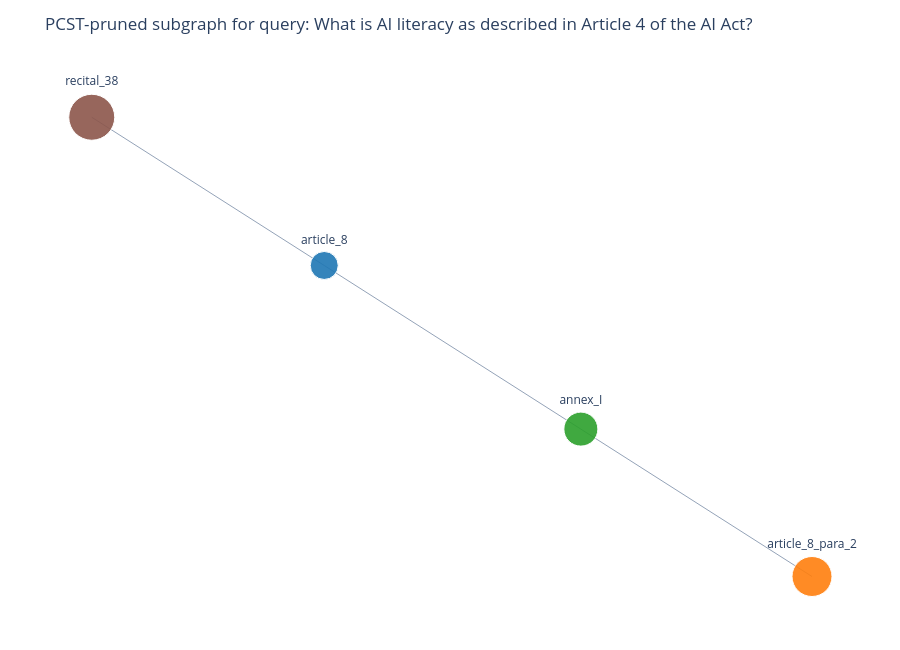

Notebook code cell kept with this figure:
### Code cell
qwen_pruned["figure"]

### Figure 1 — Plotly figure (JSON) as saved in the notebook; plotly's stock layout.template omitted (floating-point values rounded to 4 significant figures)
{"data": [{"hoverinfo": "none", "line": {"color": "#94a3b8", "width": 1}, "mode": "lines", "type": "scatter", "x": [-0.6713, -0.2384, null, -0.2384, 0.2396, null, 0.2396, 0.6701, null], "y": [1, 0.3551, null, 0.3551, -0.3569, null, -0.3569, -0.9981, null]}, {"hoverinfo": "text", "hovertext": ["node_id=recital_38<br>type=recital<br>degree=1<br>similarity=0.0124<br>prize=5.00", "node_id=article_8<br>type=article<br>degree=2<br>similarity=-0.0076<br>prize=2.00", "node_id=annex_I<br>type=annex<br>degree=2<br>similarity=-0.0051<br>prize=3.00", "node_id=article_8_para_2<br>type=paragraph<br>degree=1<br>similarity=-0.0002<br>prize=4.00"], "marker": {"color": ["#8c564b", "#1f77b4", "#2ca02c", "#ff7f0e"], "line": {"color": "#ffffff", "width": 1}, "opacity": 0.9, "size": [46, 28, 34, 40]}, "mode": "markers+text", "text": ["recital_38", "article_8", "annex_I", "article_8_para_2"], "textposition": "top center", "type": "scatter", "x": [-0.6713, -0.2384, 0.2396, 0.6701], "y": [1, 0.3551, -0.3569, -0.9981]}], "layout": {"height": 650, "margin": {"b": 20, "l": 20, "r": 20, "t": 60}, "showlegend": false, "title": {"text": "PCST-pruned subgraph for query: What is AI literacy as described in Article 4 of the AI Act?"}, "xaxis": {"showgrid": false, "showticklabels": false, "zeroline": false}, "yaxis": {"showgrid": false, "showticklabels": false, "zeroline": false}}}
